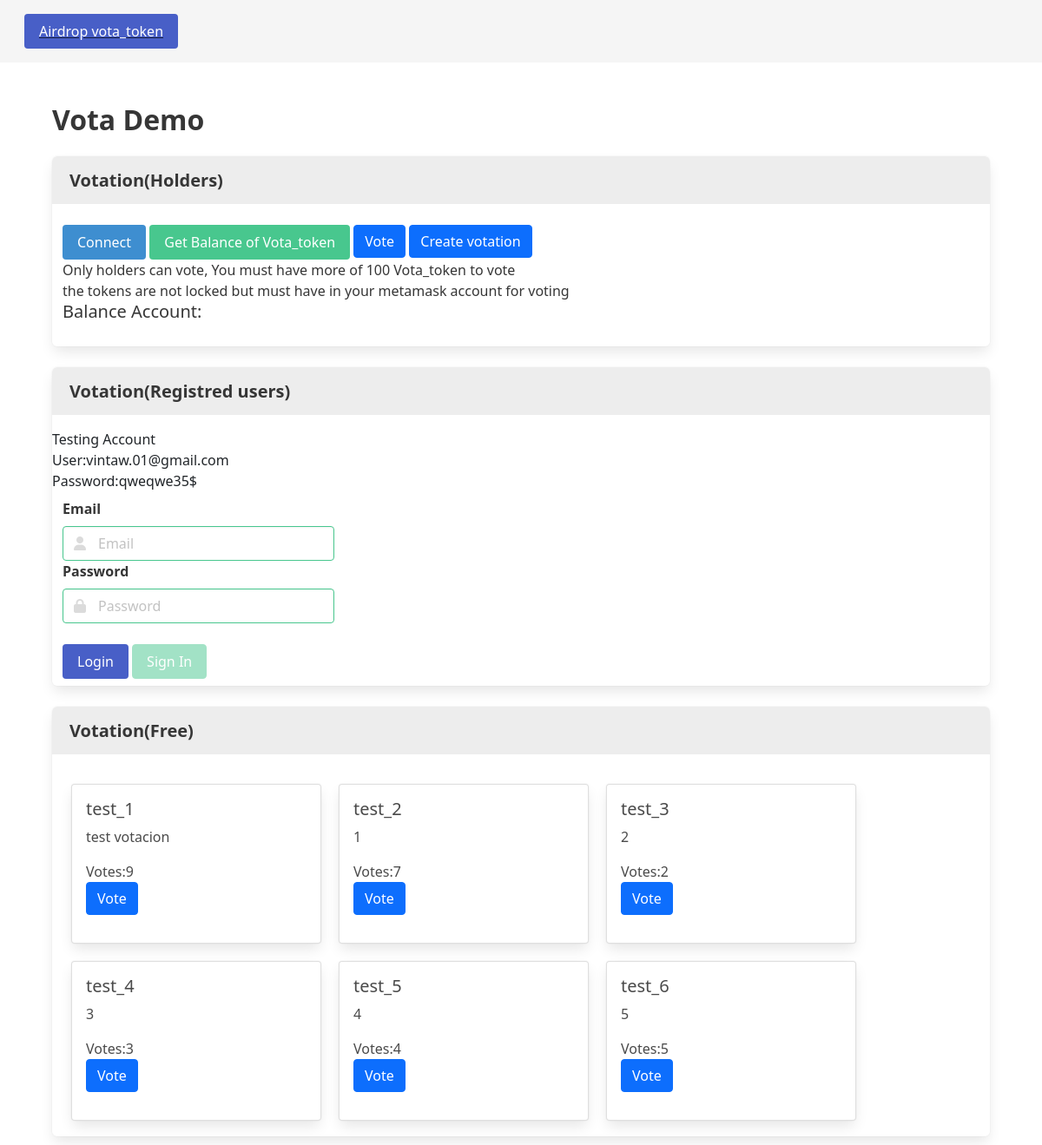
The app's page /, older data.
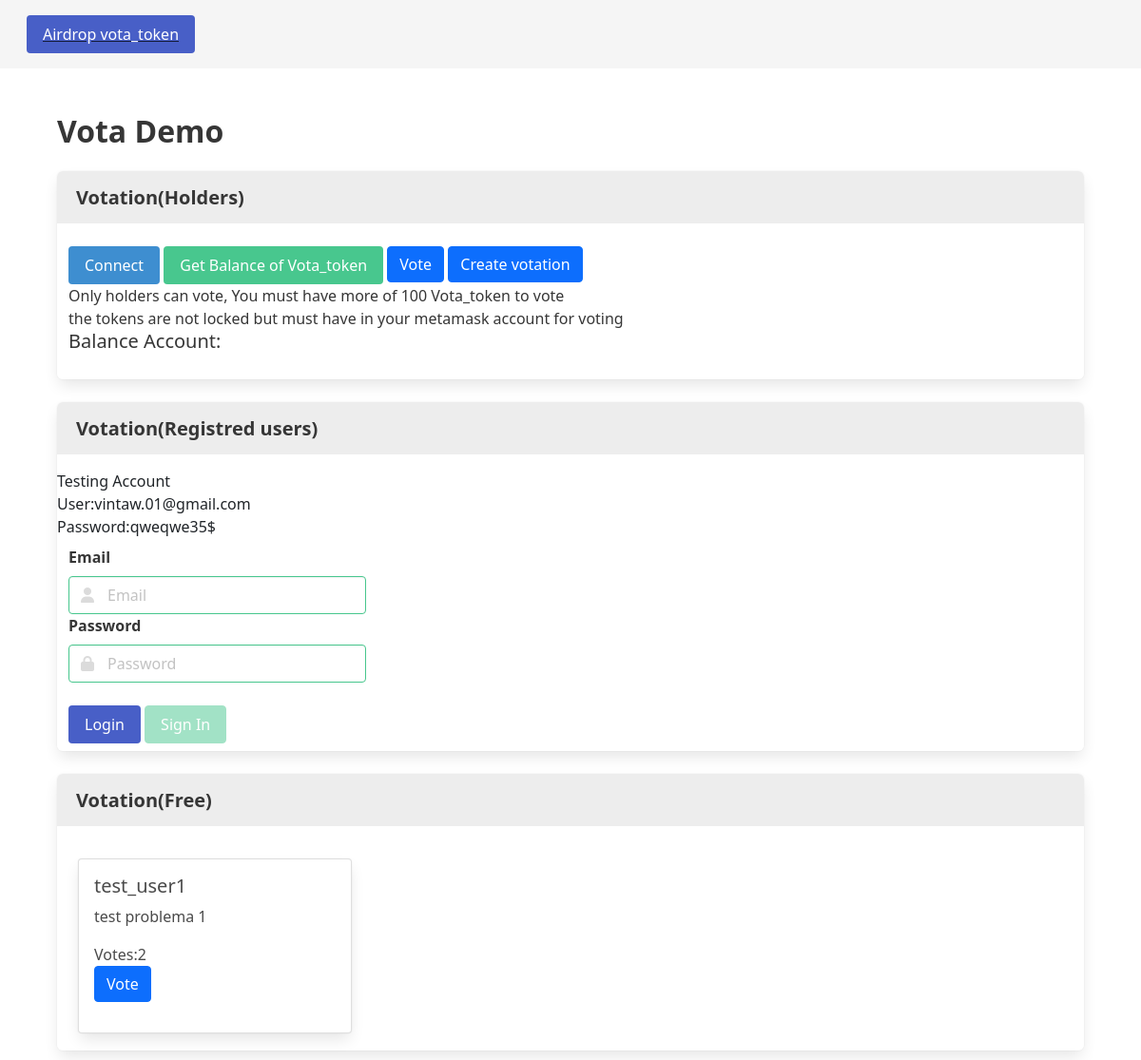
The same page, newer data.
### votaciones/models.py (models this page shows, shortened)
class Voting(models.Model):
	status = models.BooleanField(default=False)#0 in process, 1 aceppted
	name = models.CharField(max_length=149)
	description = models.TextField( unique=True)
	points = models.IntegerField(blank=True, default=0)
	points_free = models.IntegerField(blank=True, default=0)
	user_account_funds = models.CharField(max_length=149,blank=True)
	end_votation = models.DateField(default=timezone.now())

### vota_coin/views.py (the view)
# urls.py: 2. Add a URL to urlpatterns:  path('', views.home, name='home')
def home(request):
	context_dict={}
	print(request.user)
	context_dict["votings"]= Voting.objects.all()
	return render(request, 'index.html', context_dict)

### templates/index.html (shortened to what this page needs)
{% load static %}
<!DOCTYPE html>
<html>
<head>
  </head>
  <body class="bg-gradient-white">
    <link rel="stylesheet" href="https://cdn.jsdelivr.net/npm/bulma@0.9.4/css/bulma.min.css">
    <link rel="stylesheet" href="https://cdnjs.cloudflare.com/ajax/libs/font-awesome/6.2.0/css/all.min.css">
    <link href="https://cdn.jsdelivr.net/npm/bootstrap@5.0.0/dist/css/bootstrap.min.css"
    rel="stylesheet"
>
    {% include './navbar.html' %}
    <section class="section">
      <div class="container">
        <h1 class="title">
          Vota Demo
        </h1>
        <nav class="panel">
          <p class="panel-heading">
            Votation(Holders)
          </p>
            <div class="panel-block">
              <div class="field">
                  <div class="field is-grouped">
                    <div class="control">
                  <button id="connectButton" class="button is-info" onclick="bundle.connect()">Connect</button>
                  <button id="executeButton" class="button is-success" onclick="bundle.get_balance()">Get Balance of Vota_token</button>
                  <a href="{% url 'get_votations' 'a'%} " class="btn btn-primary is is-success">Vote</a>
                  <a href="{% url 'create_votation' %} " class="btn btn-primary is is-info">Create votation</a>
                  <br>
                  Only holders can vote, You must have more of 100 Vota_token to vote<br>
                  the tokens are not locked but must have in your metamask account for voting
                  <h5>Balance Account: </h5>
                </div>
                </div>
              </div>
            </div>
          </nav>
          <nav class="panel">
            <p class="panel-heading">
              Votation(Registred users)
            </p>
            {% if user.is_authenticated %}
            <br>
            <div class="panel-block">
              <div class="field">
                <h5> {{user.email}} </h5>
              </div>
            </div>
            <form method="post" action="{% url 'login_func' %}">
              {% csrf_token %}
              <div class="panel-block">
                <div class="field">
                  <div style="display: flex; flex-direction: row; flex-wrap: wrap">
                    {% for card in votings %}
                    <div class="card" style="width: 18rem; margin: 10px">
                      <div class="card-body">
                        <div style="display: flex; flex-direction: row">
                          <h5 class="card-title">{{ card.name }}</h5>
                        </div>
                        <p class="card-text">{{ card.description }}</p>
                        <p>Votes(with registry):{{card.points}}</a>
                            <br>
                            <a href="{% url 'registred_vote'  card.id  0%} " class="btn btn-primary">Vote</a>
                        </div>
                      </div>
                      {% endfor %}
                    </div>
                    </div>
                  </div>
                </form>
                {% else %}
                <form method="post" action="{% url 'login_func' %}">
                   Testing Account
                   <br>User:vintaw.01@gmail.com
                   <br>Password:qweqwe35$
                   <br>
                  <div class="panel-block">
                    <div class="field">
                      <label class="label">Email</label>
                      <div class="control has-icons-left has-icons-right">
                        <input class="input is-success" type="email" placeholder="Email" name="id_email" id="id_email" >
                        <span class="icon is-small is-left">
                        </span>
                      </div>
                      <label class="label">Password</label>
                      <div class="control has-icons-left has-icons-right">
                        <input class="input is-success" type="password" placeholder="Password" name="id_password" id="id_password" >
                        <span class="icon is-small is-left">
                        </span>
                      </div>
                      <br>
                      <div class="field is-grouped">
                        <div class="control">
                          <button class="button is-link" type="submit" >Login</button>
                          <button class="button is-success" type="submit"  disabled> Sign In</button>
                        </div>
                        <br>
                      </div>
                    </div>
                  </div>
                </form>
                {% endif %}
              </nav>
              <nav class="panel">
                <p class="panel-heading">
                  Votation(Free)
                </p>
                <form method="post" action="{% url 'login_func' %}">
                  <div class="panel-block">
                    <div class="field">
                      <div style="display: flex; flex-direction: row; flex-wrap: wrap">
                        {% for card in votings %}
                        <div class="card" style="width: 18rem; margin: 10px">
                          <div class="card-body">
                            <div style="display: flex; flex-direction: row">
                              <h5 class="card-title">{{ card.name }}</h5>
                            </div>
                            <p class="card-text">{{ card.description }}</p>
                              <p>Votes:{{card.points_free}}</a>
                                <br>
                                <a href="{% url 'free_vote'  card.id %} " class="btn btn-primary">Vote</a>
                              </div>
                            </div>
                            {% endfor %}
                          </div>
                        </div>
                      </div>
                    </form>
                  </nav>
                </div>
              </section>
              </html>

### templates/navbar.html (shortened to what this page needs)
{% load static %}
<nav class="navbar is-light" role="navigation" aria-label="main navigation">
  <div id="navbarBasicExample" class="navbar-menu ">
    <div class="navbar-start">
   <a class="navbar-item" href="{% url 'get_token' %}">
          <button class="button is-link  ">Airdrop vota_token</button>
        <br>
      </a>
    </div>
  </div>
</nav>

Row changes from the older to the newer data that the page shows:
removed Voting: name "test_1", description "test votacion", points_free "9"
removed Voting: name "test_2", description "1", points_free "7"
removed Voting: name "test_3", description "2", points_free "2"
removed Voting: name "test_4", description "3", points_free "3"
removed Voting: name "test_5", description "4", points_free "4"
removed Voting: name "test_6", description "5", points_free "5"
added Voting: name "test_user1", description "test problema 1", points_free "2"
